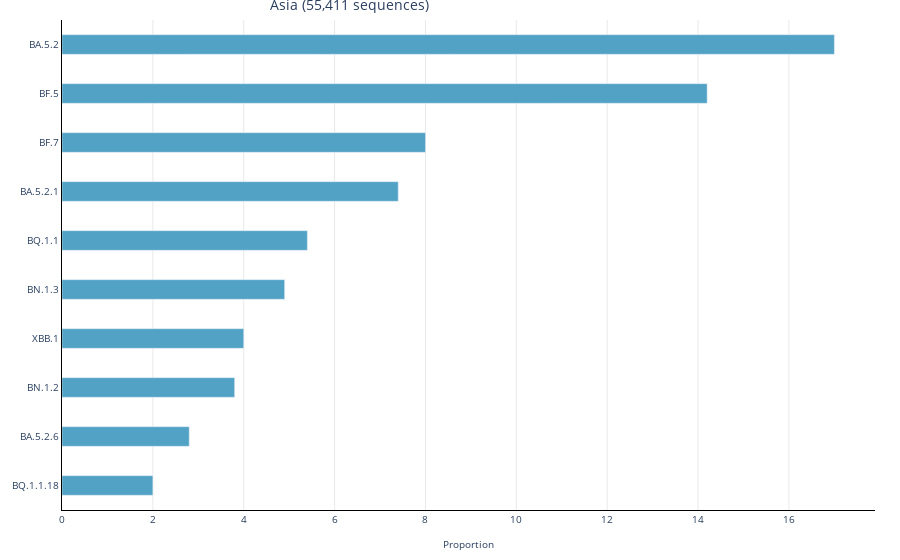

The cell this chart's notebook holds for it:
### Code cell
pcolor = "#FFFAFA"
pcolor_white = "white"
margin = dict(l=20, r=25, t=20, b=20)
gridcolor="lightgray"
global_lineage_data = pd.read_table("../data/global_until_20230115.tsv")


def regions_graph(region):
    """Functions to generate top 10 most dominant variants globally by region"""
    data = global_lineage_data[global_lineage_data["region"] == region]
    data = data.groupby(["pangolin_lineage"])[["pangolin_lineage"]].count().\
                rename(columns = {"pangolin_lineage":"Frequency"}).\
                sort_values("Frequency", ascending=False).reset_index()
    total = data["Frequency"].sum()
    data["percent"] = round((data["Frequency"]/data["Frequency"].sum()) *100,1)
    #top_10 = data.iloc[0:10]
    fig = px.bar(data.iloc[0:10], y = "pangolin_lineage",x = "percent")
    fig.update_yaxes(title = None, linecolor = "black",tickfont = dict(size=10),)
    fig.update_traces(width=0.4,marker_color = "#51A2C4",textfont_size=10,textposition="outside")
    fig.update_xaxes(title = "Proportion", linecolor = "black",tickfont = dict(size=10), title_font = dict(size=10),gridcolor = gridcolor, gridwidth = 0.5)
    fig.update_layout(title = region + f" ({total:,} sequences)",title_x=0.3,title_font = dict(size=14),bargap=0.06,yaxis={'categoryorder':'total ascending'}
                        ,plot_bgcolor = pcolor_white,margin=margin)#,margin=dict(l=10, r=100, t=20, b=20)
    return fig


regions_graph("Asia")

### Figure 1 — Plotly figure (JSON) as saved in the notebook; plotly's stock layout.template omitted (floating-point values rounded to 4 significant figures)
{"data": [{"alignmentgroup": "True", "hovertemplate": "percent=%{x}<br>pangolin_lineage=%{y}<extra></extra>", "legendgroup": "", "marker": {"color": "#51A2C4", "pattern": {"shape": ""}}, "name": "", "offsetgroup": "", "orientation": "h", "showlegend": false, "textfont": {"size": 10}, "textposition": "outside", "type": "bar", "width": 0.4, "x": [17, 14.2, 8, 7.4, 5.4, 4.9, 4, 3.8, 2.8, 2], "xaxis": "x", "y": ["BA.5.2", "BF.5", "BF.7", "BA.5.2.1", "BQ.1.1", "BN.1.3", "XBB.1", "BN.1.2", "BA.5.2.6", "BQ.1.1.18"], "yaxis": "y"}], "layout": {"bargap": 0.06, "barmode": "relative", "legend": {"tracegroupgap": 0}, "margin": {"b": 20, "l": 20, "r": 25, "t": 20}, "plot_bgcolor": "white", "title": {"font": {"size": 14}, "text": "Asia (55,411 sequences)", "x": 0.3}, "xaxis": {"anchor": "y", "domain": [0, 1], "gridcolor": "lightgray", "gridwidth": 0.5, "linecolor": "black", "tickfont": {"size": 10}, "title": {"font": {"size": 10}, "text": "Proportion"}}, "yaxis": {"anchor": "x", "categoryorder": "total ascending", "domain": [0, 1], "linecolor": "black", "tickfont": {"size": 10}, "title": {}}}}
